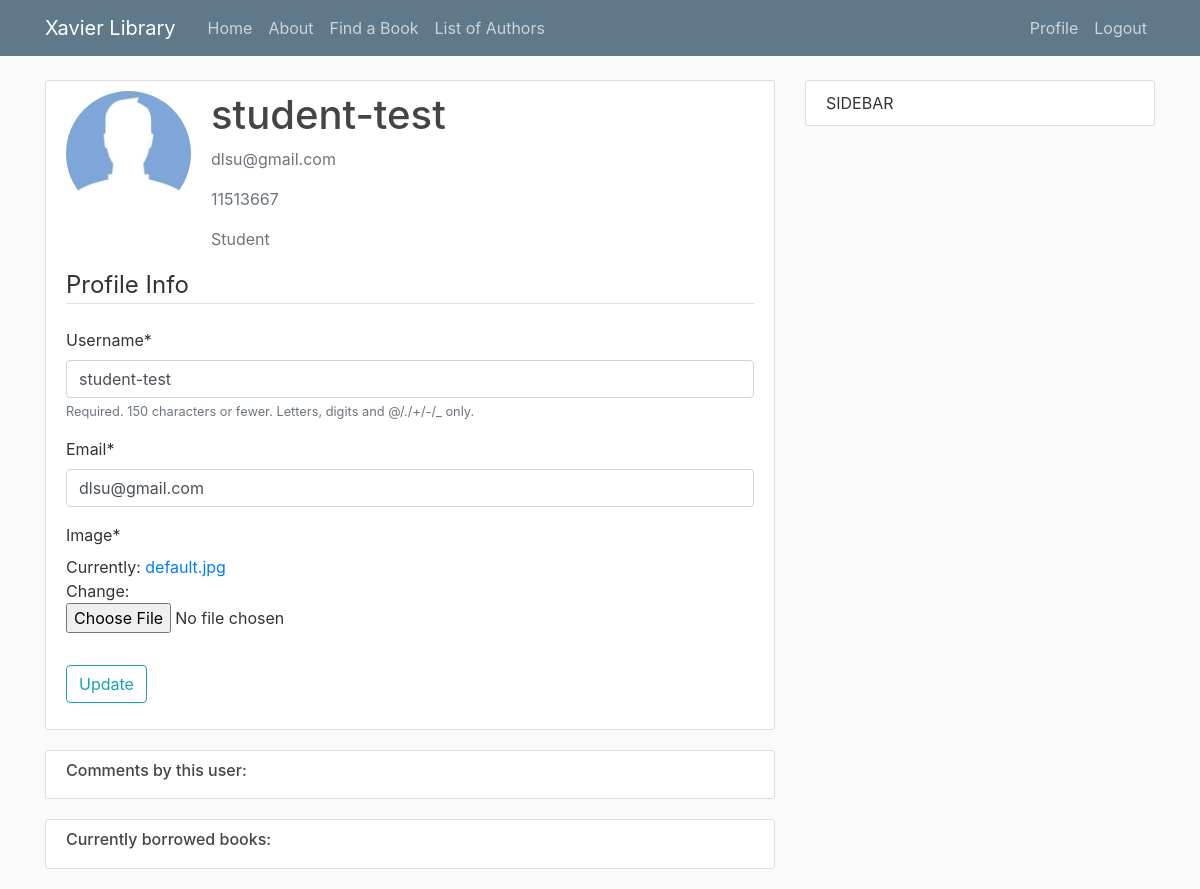
The app's page /profile/ (signed in), older data.
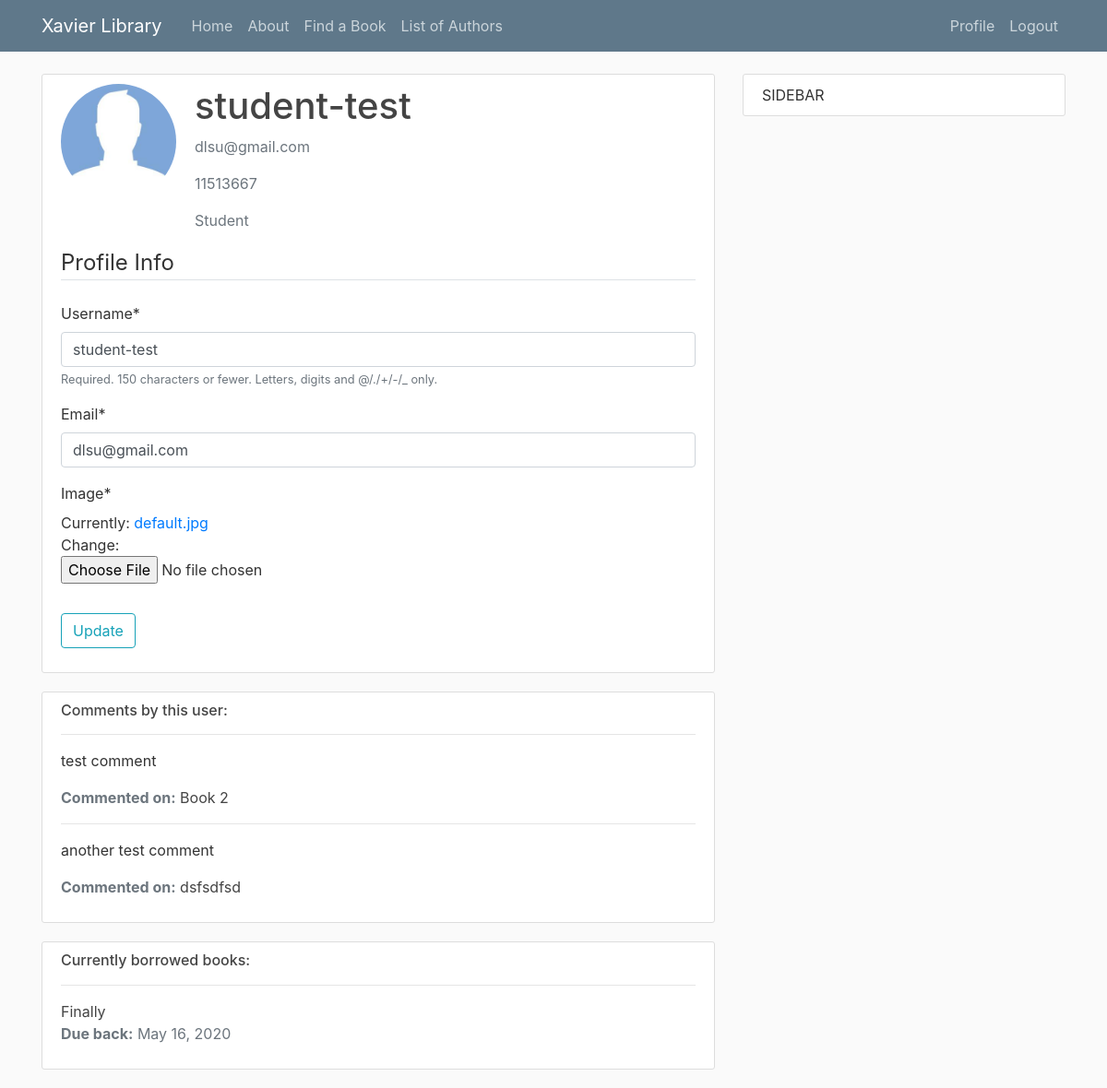
The same page, newer data.
### library/models.py (models this page shows, shortened)
class comment(models.Model):
    book = models.ForeignKey('Book', on_delete=models.SET_NULL, null=True)
    comment = models.TextField(max_length=1000, help_text="Enter a Comment")
    author = models.ForeignKey(User, on_delete=models.SET_NULL, null=True)

class Book(models.Model):
    title = models.CharField(max_length=200)
    author = models.ForeignKey('Author', on_delete=models.SET_NULL, null=True)
    summary = models.TextField(max_length=1000, help_text="Enter a brief description of the book")
    isbn = models.CharField('ISBN', max_length=13,
                            help_text='13 Character <a href="https://www.isbn-international.org/content/what-isbn'
                                      '">ISBN number</a>')
    genre = models.ManyToManyField(Genre, help_text="Select a genre for this book")
    language = models.ForeignKey('Language', on_delete=models.SET_NULL, null=True)
    call = models.CharField('Call Number', max_length=3, help_text="Enter a 3 digit call number", null=True)
    def display_genre(self):
        """Creates a string for the Genre. This is required to display genre in Admin."""
        return ', '.join([genre.name for genre in self.genre.all()[:3]])
    display_genre.short_description = 'Genre'
    def __str__(self):
        return self.title

class BookInstance(models.Model):
    id = models.UUIDField(primary_key=True, default=uuid.uuid4,
                          help_text="Unique ID for this particular book across whole library")
    book = models.ForeignKey('Book', on_delete=models.SET_NULL, null=True)
    imprint = models.CharField(max_length=200)
    due_back = models.DateField(null=True, blank=True, help_text="YYYY-MM-DD")
    borrower = models.ForeignKey(User, on_delete=models.SET_NULL, null=True, blank=True)
    LOAN_STATUS = (
        ('a', 'Available'),
        ('r', 'Reserved'),
    )
    """('d', 'Maintenance'),"""
    """('o', 'On loan'),"""
    status = models.CharField(
        max_length=1,
        choices=LOAN_STATUS,
        blank=True,
        default='a',
        help_text='Book availability')
    class Meta:
        ordering = ['due_back']
        permissions = (("can_mark_returned", "Set book as returned"),)

### users/views.py (the view)
# urls.py: path('profile/', user_views.profile, name='profile'),
@login_required
def profile(request):
	if request.method == 'POST':
		u_form = UserUpdateForm(request.POST, instance=request.user)
		p_form = ProfileUpdateForm(request.POST, request.FILES, instance=request.user.profile)
		if u_form.is_valid() and p_form.is_valid():
			u_form.save()
			p_form.save()
			messages.success(request, f'Your account has been Updated!')
			return redirect('profile')
	else:
		u_form = UserUpdateForm(instance=request.user)
		p_form = ProfileUpdateForm(instance=request.user.profile)
	context = {
		'u_form': u_form,
		'p_form': p_form
	}
	return render(request, 'users/profile.html', context)

### users/forms.py
class UserUpdateForm(forms.ModelForm):
	email = forms.EmailField()
	class Meta:
		model = User
		fields = ['username', 'email']

class ProfileUpdateForm(forms.ModelForm):
	class Meta:
		model = Profile
		fields = ['image']

### users/models.py (called while the page is built)
	def __str__(self):
		return self.name

### users/templates/users/profile.html (shortened to what this page needs)
{% extends "library/base.html" %}
{% load crispy_forms_tags %}
{% block content%}
	<div class="content-section">
	  <div class="media">
	    <img class="rounded-circle account-img" src="{{user.profile.image.url}}">
	    <div class="media-body">
	      <h2 class="account-heading">{{user.username}}</h2>
	      <p class="text-secondary">{{user.email}}</p>
	      <p class="text-secondary">{{user.profile.IDnum}}</p>
	      <p class="text-secondary">{{user.profile.Role}}</p>
	    </div>
	  </div>
	  <form method="POST" enctype="multipart/form-data">
			<fieldset class="form-group">
				<legend class="border-bottom mb-4">Profile Info</legend>
					{{u_form|crispy}}
					{{p_form|crispy}}
			</fieldset>
			<div class="form-group">
				<button class="btn btn-outline-info" type="submit">Update</button>
			</div>
		</form>
	</div>
	<div class="content-section">
		<h6 class="mr-2">Comments by this user:</h6>
		{% for comment in user.comment_set.all %}
			<hr>
			<p>{{ comment.comment }}</p>
			<p class="text-muted"><strong>Commented on:</strong> <a class="article-title" href="{% url 'book-detail' comment.book.id %}">{{ comment.book }}</a></p>
		{% endfor %}
	</div>
	<div class="content-section">
		<h6 class="mr-2">Currently borrowed books:</h6>
		{% for bookinstance in user.bookinstance_set.all %}
			<hr>
			<a class="article-title" href="{% url 'book-detail' bookinstance.book.id %}">{{ bookinstance.book }}</a>
			<p class="text-muted"><strong>Due back:</strong> {{bookinstance.due_back}}</p>
		{% endfor %}
	</div>
{% endblock content %}

Row changes from the older to the newer data that the page shows:
added comment: comment "test comment", book "Book 2"
added comment: comment "another test comment", book "dsfsdfsd"
now on this page (row edited): BookInstance: book "Finally", due_back "May 16, 2020"
